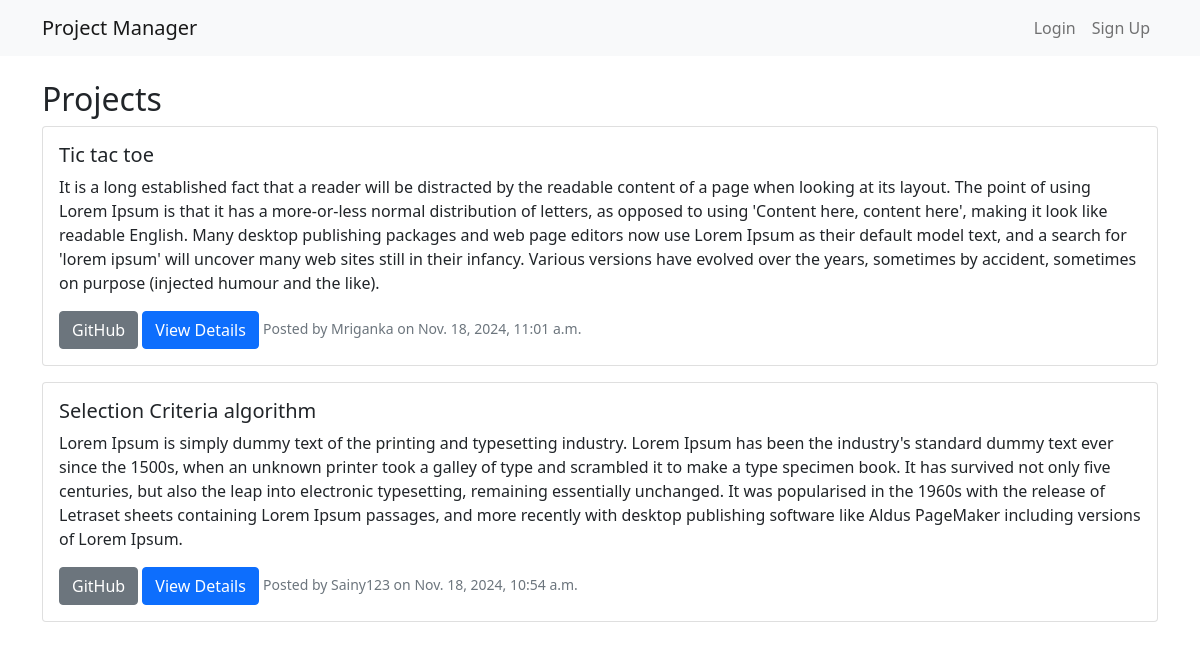
The page / on the database its author committed.
### projects/models.py (models this page shows, shortened)
class Project(models.Model):
    name = models.CharField(max_length=200)
    description = models.TextField()
    github_link = models.URLField()
    created_at = models.DateTimeField(auto_now_add=True)
    created_by = models.ForeignKey(User, on_delete=models.CASCADE)

### projects/views.py (the view)
# urls.py: path('', views.project_list, name='project_list'),
def project_list(request):
    projects = Project.objects.all().order_by('-created_at')
    return render(request, 'projects/project_list.html', {'projects': projects})

### templates/projects/project_list.html
{% extends 'base.html' %}
{% block content %}
<h2>Projects</h2>
{% for project in projects %}
    <div class="card mb-3">
        <div class="card-body">
            <h5 class="card-title">{{ project.name }}</h5>
            <p class="card-text">{{ project.description }}</p>
            <a href="{{ project.github_link }}" class="btn btn-secondary" target="_blank">GitHub</a>
            <a href="{% url 'project_detail' project.pk %}" class="btn btn-primary">View Details</a>
            <small class="text-muted">Posted by {{ project.created_by.username }} on {{ project.created_at }}</small>
        </div>
    </div>
{% endfor %}
{% endblock %}

### rows shown on the page
Project: name "Tic tac toe", description "It is a long established fact that a reader will be distracted by the readable content of a page when looking at its layout. The point of using Lorem Ipsum is that it has a more-or-less normal distribution of letters, as opposed to using 'Content here, content here', making it look like readable English. Many desktop publishing packages and web page editors now use Lorem Ipsum as their default model text, and a search for 'lorem ipsum' will uncover many web sites still in their infancy. Various versions have evolved over the years, sometimes by accident, sometimes on purpose (injected humour and the like).", created_by.username "Mriganka", created_at "Nov. 18, 2024, 11:01 a.m."
Project: name "Selection Criteria algorithm", description "Lorem Ipsum is simply dummy text of the printing and typesetting industry. Lorem Ipsum has been the industry's standard dummy text ever since the 1500s, when an unknown printer took a galley of type and scrambled it to make a type specimen book. It has survived not only five centuries, but also the leap into electronic typesetting, remaining essentially unchanged. It was popularised in the 1960s with the release of Letraset sheets containing Lorem Ipsum passages, and more recently with desktop publishing software like Aldus PageMaker including versions of Lorem Ipsum.", created_by.username "Sainy123", created_at "Nov. 18, 2024, 10:54 a.m."
